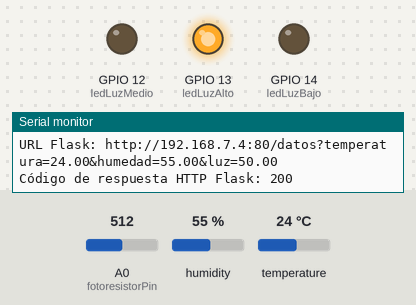
Recording of a sketch running on a simulated ESP8266 (NodeMCU). On the bench: output pins drawn as LEDs (lit = HIGH), the last lines printed to the serial monitor. The inputs (shaded band) are chosen by the test bench; at power-on: A0 (fotoresistorPin) = 512, humidity 55 %, temperature 24 °C. WiFi joins after 1.5 s; servers stay silent unless stated; uploads are accepted with an empty reply.

Above: at 2.7 s.
2.8 s: A0 (fotoresistorPin) set to 416
13.1 s: A0 (fotoresistorPin) set to 394
At 23.5 s:
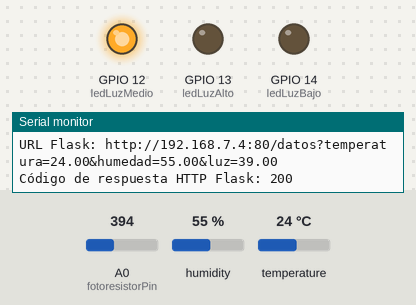
23.9 s: A0 (fotoresistorPin) set to 216
34.0 s: A0 (fotoresistorPin) set to 186
At 44.4 s:
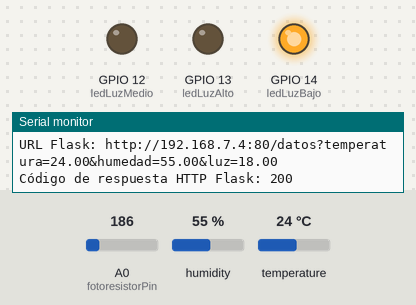
44.7 s: A0 (fotoresistorPin) set to 306
At 54.9 s:
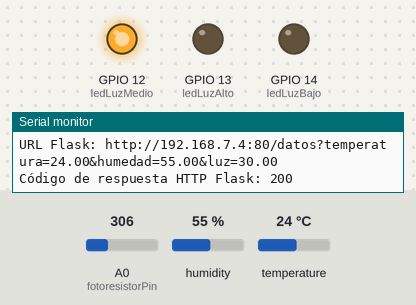
55.2 s: A0 (fotoresistorPin) set to 122
At 65.4 s:
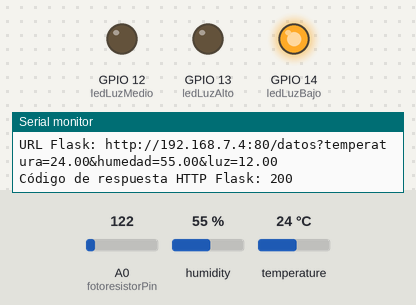
Timing chart, 0 to 66.6 s (numbered marks = the images above; inputs shaded):
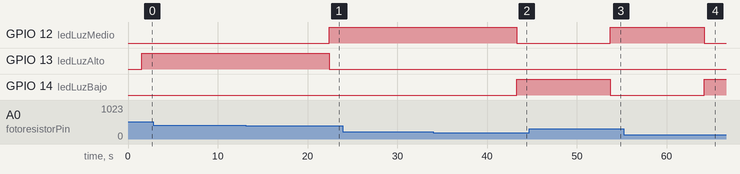

Measured:
- the behaviour switches between 405 and 404 on A0 (fotoresistorPin) (found by bisection; images 0 and 1)
- the behaviour switches between 200 and 199 on A0 (fotoresistorPin) (found by bisection; images 1 and 2)
- after the input at 13.1 s, GPIO 12 (ledLuzMedio): LOW → HIGH after 9.3 s; GPIO 13 (ledLuzAlto): HIGH → LOW after 9.3 s
- after the input at 34.0 s, GPIO 12 (ledLuzMedio): HIGH → LOW after 9.3 s; GPIO 14 (ledLuzBajo): LOW → HIGH after 9.3 s
- after the input at 44.7 s, GPIO 12 (ledLuzMedio): LOW → HIGH after 9.0 s; GPIO 14 (ledLuzBajo): HIGH → LOW after 9.0 s
- after the input at 55.2 s, GPIO 12 (ledLuzMedio): HIGH → LOW after 9.0 s; GPIO 14 (ledLuzBajo): LOW → HIGH after 9.0 s

The sketch:

alarma_asterisk.ino
```cpp
#include <ESP8266WiFi.h>
#include <ESP8266HTTPClient.h>
#include <WiFiClient.h>
#include <ESP8266WebServer.h>

WiFiClient wifiClient;
#include <DHT.h>
#define DHTTYPE DHT11
#define dht_dpin 5 // PIN D1 PARA DHT11
DHT dht(dht_dpin, DHTTYPE);

const char* ssid = "LEON-RED";
const char* password = "76697978";

const char* serverNameBD = "http://192.168.7.2/Alarma_asterisk/insertar_datos.php";
const char* serverNameFlask = "http://192.168.7.4:80/datos";

//const int potPin = 2;          // Pin D4 conectado al potenciómetro
const int fotoresistorPin = A0; // Pin analógico conectado a la fotoresistencia
//int potValue = 0;               // Variable para almacenar el valor del potenciómetro

const int ledLuzBajo = 14;   // PIN D4 LED para indicar luz baja
const int ledLuzMedio = 12;  // PIN D6 LED para indicar luz media
const int ledLuzAlto = 13;   // PIN D7 LED para indicar luz alta

void setup() {
  Serial.begin(115200);
  WiFi.begin(ssid, password);

  pinMode(ledLuzBajo, OUTPUT);
  pinMode(ledLuzMedio, OUTPUT);
  pinMode(ledLuzAlto, OUTPUT);

  digitalWrite(ledLuzBajo, LOW);
  digitalWrite(ledLuzMedio, LOW);
  digitalWrite(ledLuzAlto, LOW);

  while (WiFi.status() != WL_CONNECTED) {
    delay(500);
    Serial.println("Connecting to WiFi...");
  }

  Serial.println("Connected to WiFi");
  Serial.println("IP address: ");
  Serial.println(WiFi.localIP());
}

void loop() {
  if (WiFi.status() == WL_CONNECTED) {

  // Leer la temperatura y la humedad
  float humidity = dht.readHumidity();
  float temperature = dht.readTemperature();

  // Leer el valor de la fotoresistencia
  int fotoresistorValue = analogRead(fotoresistorPin);
  float luminosity = map(fotoresistorValue, 0, 1023, 0, 100);


    // Mostrar los valores leídos en el monitor serial
    Serial.print("Temperatura: ");
    Serial.print(temperature);
    Serial.println(" °C");
    Serial.print("Humedad: ");
    Serial.print(humidity);
    Serial.println(" %");
    Serial.print("Luminosidad: ");
    Serial.print(luminosity);
    Serial.println(" %");


    // Luz
    if (luminosity < 20) {
      digitalWrite(ledLuzBajo, HIGH);
      digitalWrite(ledLuzMedio, LOW);
      digitalWrite(ledLuzAlto, LOW);
    } else if (luminosity >= 20 && luminosity < 40) {
      digitalWrite(ledLuzBajo, LOW);
      digitalWrite(ledLuzMedio, HIGH);
      digitalWrite(ledLuzAlto, LOW);
    } else if (luminosity >= 50 && luminosity <= 100) {
      digitalWrite(ledLuzBajo, LOW);
      digitalWrite(ledLuzMedio, LOW);
      digitalWrite(ledLuzAlto, HIGH);
    }

    // Enviar datos al servidor de la base de datos
    HTTPClient http;
    String url = String(serverNameBD) + "?temperatura=" + String(temperature) + "&humedad=" + String(humidity) + "&luz=" + String(luminosity);
    Serial.print("URL: ");
    Serial.println(url);
    http.begin(wifiClient, url);
    int httpResponseCode = http.GET();

    if (httpResponseCode > 0) {
      String response = http.getString();
      Serial.print("Código de respuesta HTTP BD: ");
      Serial.println(httpResponseCode);
      Serial.println(response);
    } else {
      Serial.print("Error al enviar GET BD: ");
      Serial.println(httpResponseCode);
    }

    http.end();

    // Enviar datos al servidor Flask
    String urlFlask = String(serverNameFlask) + "?temperatura=" + String(temperature) + "&humedad=" + String(humidity) + "&luz=" + String(luminosity);
    Serial.print("URL Flask: ");
    Serial.println(urlFlask);
    http.begin(wifiClient, urlFlask);
    int httpResponseCodeFlask = http.GET();

    if (httpResponseCodeFlask > 0) {
      String response = http.getString();
      Serial.print("Código de respuesta HTTP Flask: ");
      Serial.println(httpResponseCodeFlask);
      Serial.println(response);
    } else {
      Serial.print("Error al enviar GET Flask: ");
      Serial.println(httpResponseCodeFlask);
    }

    http.end();
  }


  delay(10000); // Enviar datos cada 10 segundos
}
```
